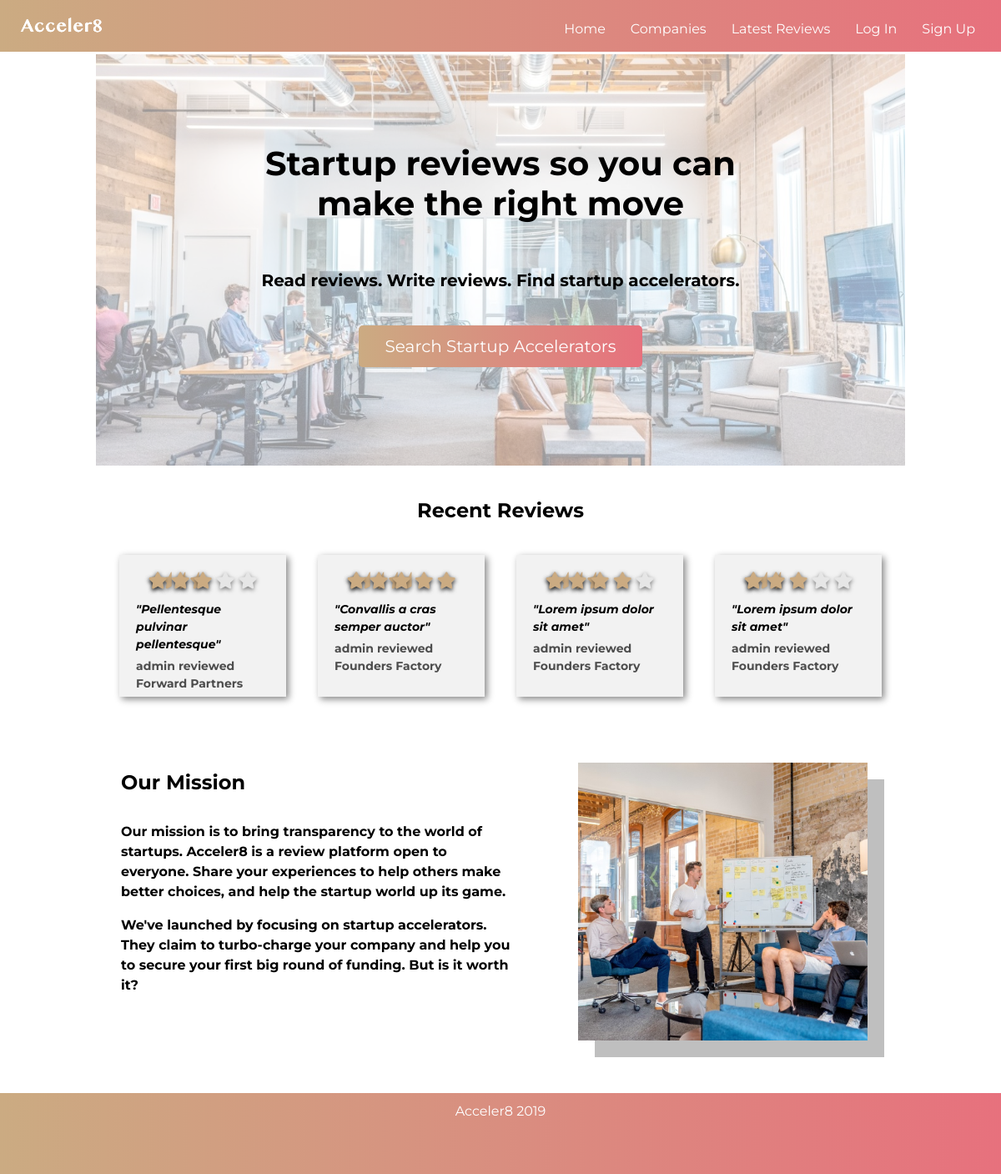
The app's page /, older data.
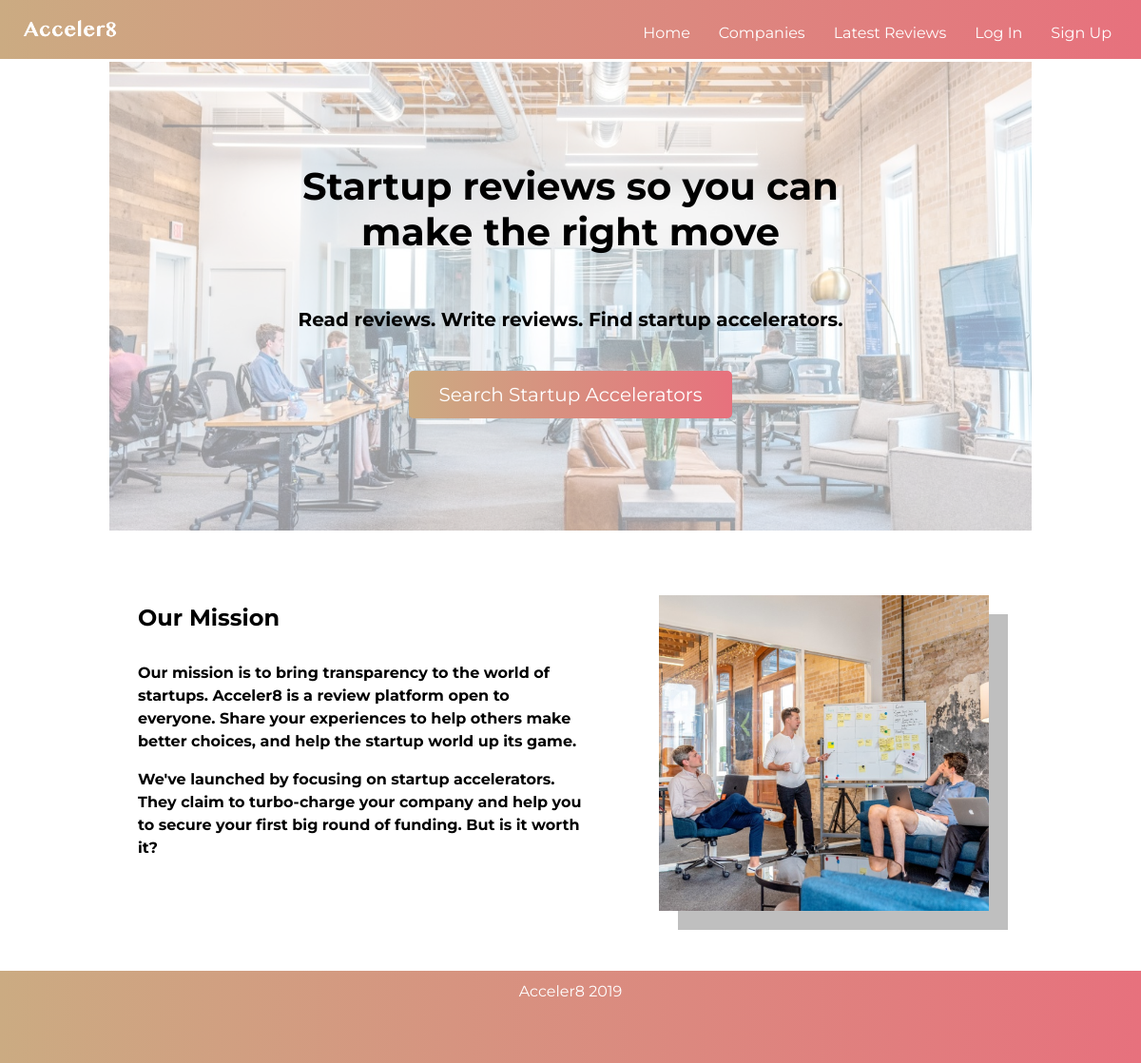
The same page, newer data.
### reviews/models.py (models this page shows, shortened)
class Review(models.Model):
    RATINGS = (
        ('1', '1'),
        ('2', '2'),
        ('3', '3'),
        ('4', '4'),
        ('5', '5'),
    )
    subject = models.ForeignKey(Accelerator, on_delete=models.CASCADE, blank=False)
    title = models.CharField(max_length=200, blank=False)
    author = models.ForeignKey(User, on_delete=models.CASCADE, blank=False)
    feedback = models.TextField(blank=False)
    date_posted = models.DateTimeField(default=timezone.now)
    mentorship = models.CharField(choices=RATINGS, blank=False, max_length=1, default='1')
    hiring = models.CharField(choices=RATINGS, blank=False, max_length=1, default='1')
    community = models.CharField(choices=RATINGS, blank=False, max_length=1, default='1')
    fundraising = models.CharField(choices=RATINGS, blank=False, max_length=1, default='1')
    corporate_dev = models.CharField(choices=RATINGS, blank=False, max_length=1, default='1')
    overall = models.DecimalField(decimal_places=2, max_digits=3)

class Accelerator(models.Model):
    name = models.CharField(max_length=100)
    website = models.CharField(max_length=100)
    locations = models.CharField(max_length=100)
    bio = models.TextField()
    sector_focus = models.CharField(max_length=100)
    stage = models.CharField(max_length=100)
    deal = models.CharField(max_length=200)
    duration = models.CharField(max_length=100)
    avg_rating = models.DecimalField(decimal_places=2, max_digits=3)
    avg_mentorship = models.DecimalField(decimal_places=2, max_digits=3)
    avg_hiring = models.DecimalField(decimal_places=2, max_digits=3)
    avg_community = models.DecimalField(decimal_places=2, max_digits=3)
    avg_fundraising = models.DecimalField(decimal_places=2, max_digits=3)
    avg_corporate = models.DecimalField(decimal_places=2, max_digits=3)
    author = models.ForeignKey(User, on_delete=models.CASCADE, default='admin')
    logo = models.ImageField(upload_to='logos')
    def __str__(self):
        return self.name
    @property
    def avg_rating(self):
        quantity = Review.objects.filter(subject=self)
        overall_result = Review.objects.filter(subject=self).aggregate(avg_rating=Avg('overall'))['avg_rating']
        return overall_result if len(quantity) > 0 else 0
    @property
    def avg_mentorship(self):
        quantity = Review.objects.filter(subject=self)
        if len(quantity) > 0:
            mentorship_result = Review.objects.filter(subject=self).aggregate(avg_mentorship=Avg('mentorship'))['avg_mentorship']
        else:
            mentorship_result = 0
        return mentorship_result
    @property
    def avg_hiring(self):
        quantity = Review.objects.filter(subject=self)
        if len(quantity) > 0:
            hiring_result = Review.objects.filter(subject=self).aggregate(avg_hiring=Avg('hiring'))['avg_hiring']
        else:
            hiring_result = 0
        return hiring_result
    @property
    def avg_community(self):
        quantity = Review.objects.filter(subject=self)
        if len(quantity) > 0:
            community_result = Review.objects.filter(subject=self).aggregate(avg_community=Avg('community'))['avg_community']
        else:
            community_result = 0
        return community_result
    @property
    def avg_fundraising(self):
        quantity = Review.objects.filter(subject=self)
        if len(quantity) > 0:
            fundraising_result = Review.objects.filter(subject=self).aggregate(avg_fundraising=Avg('fundraising'))['avg_fundraising']
        else:
            fundraising_result = 0
        return fundraising_result
    @property
    def avg_corporate(self):
        quantity = Review.objects.filter(subject=self)
        if len(quantity) > 0:
            corporate_result = Review.objects.filter(subject=self).aggregate(avg_corporate=Avg('corporate'))['avg_corporate']
        else:
            corporate_result = 0
        return corporate_result

### accounts/views.py (the view)
# urls.py: path('', views.index, name='index'),
def index(request):
    reviews = Review.objects.all().order_by('-date_posted')[:4]
    context = {
        'reviews': reviews,
    }
    return render(request, 'accounts/index.html', context)

### accounts/templates/accounts/index.html (shortened to what this page needs)
{% extends 'accounts/base.html' %}
{% block content %}
    <div class="container">
        <div class="banner-header">
            <img src="../static/img/acceler8_1.jpg" id="acc-banner-img">
            <div class="header-container">
                <h1><b>Startup reviews so you can make the right move</b></h1>
                <br>
                <br>
                <h5><b>Read reviews. Write reviews. Find startup accelerators.</b></h5>
                <br>
                <a class="btn" id="company-index" href="{% url 'accelerators' %}"><span>Search Startup Accelerators </span></a>
            </div>
        </div>
        {% if reviews %}
        <div class="reviews-title">
            <h4><b>Recent Reviews</b></h4>
        </div>
        <div class="recent-reviews">
            {% for review in reviews %}
                <a href="{% url 'review_detail' review.pk %}" style="text-decoration:none;">
                    <div class="review-box">
                        <div class="emptyStarsMini">
                            <i class="fa fa-star" id="emptyStarMini1"></i>
                            <i class="fa fa-star" id="emptyStarMini2"></i>
                            <i class="fa fa-star" id="emptyStarMini3"></i>
                            <i class="fa fa-star" id="emptyStarMini4"></i>
                            <i class="fa fa-star" id="emptyStarMini5"></i>
                        </div>
                        <div class="halfStarsMini">
                            <i class="fas fa-star-half" id="halfStarMini1"></i>
                            <i class="fas fa-star-half" {% if review.overall < 1.25 %} style="display:none;" {% endif %} id="halfStarMini2"></i>
                            <i class="fas fa-star-half" {% if review.overall < 2.25 %} style="display:none;" {% endif %} id="halfStarMini3"></i>
                            <i class="fas fa-star-half" {% if review.overall < 3.25 %} style="display:none;" {% endif %} id="halfStarMini4"></i>
                            <i class="fas fa-star-half" {% if review.overall < 4.25 %} style="display:none;" {% endif %} id="halfStarMini5"></i>
                        </div>
                        <div class="fullStarsMini">
                            <i class="fa fa-star" id="fullStarMini1"></i>
                            <i class="fa fa-star" {% if review.overall < 1.75 %} style="display:none;" {% endif %} id="fullStarMini2"></i>
                            <i class="fa fa-star" {% if review.overall < 2.75 %} style="display:none;" {% endif %} id="fullStarMini3"></i>
                            <i class="fa fa-star" {% if review.overall < 3.75 %} style="display:none;" {% endif %} id="fullStarMini4"></i>
                            <i class="fa fa-star" {% if review.overall < 4.75 %} style="display:none;" {% endif %} id="fullStarMini5"></i>
                        </div>
                        <p class="review-title"><b><i>"{{ review.title }}"</i></b></p>
                        <p class="review-author"><b>{{ review.author }} reviewed {{ review.subject }}</b></p>
                    </div>
                </a>
            {% endfor %}
        </div>
        {% else %}
        <br>
        <br>
        {% endif %}
        <div class="mission">
            <div class="mission-text">
                <h4><b>Our Mission</b></h4>
                <br>
                <p><b>Our mission is to bring transparency to the world of startups. Acceler8 is a review platform open to everyone. Share your
                    experiences to help others make better choices, and help the startup world up its game.</b></p>
                <p><b>We've launched by focusing on startup accelerators. They claim to turbo-charge your company and help you to secure your
                    first big round of funding. But is it worth it?</b></p>
            </div>
            <div class="mission-img">
                <img src="../static/img/acceler8_2.jpg" id="acc-mission-img">
            </div>
        </div>
    </div>
{% endblock %}

### accounts/templates/accounts/base.html (shortened to what this page needs)
{% load static from staticfiles %}
<!DOCTYPE html>
<html>
    <head>
        <link rel="stylesheet" href="https://stackpath.bootstrapcdn.com/bootstrap/4.1.3/css/bootstrap.min.css">
        <link rel="stylesheet" href="{% static 'css/styles.css' %}">
        <link href="https://stackpath.bootstrapcdn.com/font-awesome/4.7.0/css/font-awesome.min.css" rel="stylesheet">
        <link rel="stylesheet" href="https://use.fontawesome.com/releases/v5.6.3/css/all.css">
    </head>
    <body>
      <nav class="navbar navbar-expand-lg">
        <a class="navbar-brand" href="{% url 'index' %}">
          <img src="{% static 'img/acceler8_logo.png' %}" id="acc-logo">
        </a>
        <div class="collapse navbar-collapse" id="collapse_target">
          <div class="navbar-nav ml-auto">
            <ul class="navbar-nav">
              <li class="nav-item">
                <a class="nav-item nav-link" href="{% url 'index' %}">Home</a>
              </li>
                <li class="nav-item">
                  <a class="nav-item nav-link" href="{% url 'accelerators' %}">Companies</a>
                </li>
                <li class="nav-item">
                  <a class="nav-item nav-link" href="{% url 'reviews' %}">Latest Reviews</a>
                </li>
              {% if user.is_authenticated %}
                <li class="nav-item">
                  <a class="nav-item nav-link" href="{% url 'logout' %}">Log Out</a>
                </li>
              {% else %}
                <li class="nav-item">
                  <a class="nav-item nav-link" href="{% url 'login' %}">Log In</a>
                </li>
                <li class="nav-item">
                  <a class="nav-item nav-link" href="{% url 'register' %}">Sign Up</a>
                </li>
              {% endif %}
            </ul>
          </div>
        </div>
      </nav>
      <div class="background">
        {% block content %}
        {% endblock %}
      </div>
      <footer>
        <div>
          <p class="footer-text">Acceler8 2019</p>
        </div>
      </footer>
    </body>
</html>

### static/css/styles.css (style rules this page uses)
.navbar { background-image: linear-gradient(to right, #cbab82, #e7717d); position: fixed; width: 100%; z-index: 100; padding-bottom: 0px; border-bottom: 3px solid #ffffff; }
.navbar-brand, .nav-item { margin-bottom: 0px; padding: 7px; color: #ffffff; }
.navbar-nav li a { color: #ffffff; }
#acc-logo { height: 40px; width: auto; }
html { height: 100%; }
body { position: relative; min-height: 100%; padding-bottom: 100px; text-align: center; }
.background { width: 100%; height: auto; padding-top: 55px; }
.container { max-width: 1000px; text-align: left; padding-top: 40px; }
.banner-header { width: 100%; margin: 0; margin-top: -30px; position: relative; }
#acc-banner-img { width: 100%; max-width: 1000px; opacity: 0.4; }
.header-container { position: absolute; top: 50%; left: 50%; transform: translate(-50%, -50%); text-align: center; width: 600px; min-width: 300px; }
.mission { width: 100%; padding: 0px; padding-bottom: 20px; }
.mission-text { box-sizing: border-box; width: 55%; margin: 0px; display: inline-block; padding: 30px; }
.mission-img { box-sizing: border-box; width: 44%; margin: 0px; display: inline-block; padding: 40px; padding-top: 20px; vertical-align: top; }
#acc-mission-img { width: 100%; height: auto; vertical-align: top; box-shadow: 20px 20px #bfbfbf; }
h1,h2,h3,h4,h5,p, .nav-link, .dropdown-link, .dropdown-toggle, .navbar-brand, legend, label, .btn { color: #000000; font-family: 'Montserrat'; }
p { font-size: 16px; }
.btn { border: 3px solid #003366; color: #003366; background-color: #f2f2f2; margin: 10px 5px; padding: 7px; border-radius: 5px; }
#company-index { border-radius: 5px; background-image: linear-gradient(to right, #cbab82, #e7717d); border: none; color: #ffffff; text-align: center; font-size: 20px; padding: 10px; width: 340px; transition: all 0.5s; cursor: pointer; }
#company-index span { cursor: pointer; display: inline-block; position: relative; transition: 0.5s; }
#company-index span:after { content: '\00bb'; position: absolute; opacity: 0; top: 0; right: -20px; transition: 0.5s; }
footer { box-sizing: border-box; width: 100%; height: 100px; background-image: linear-gradient(to right, #cbab82, #e7717d); border-top: 3px solid #ffffff; padding-top: 10px; text-align: center; position: absolute; bottom: 0; }
.footer-text { color: #ffffff; }

Row changes from the older to the newer data that the page shows:
removed Review: overall 3.6 (drawn), title "Pellentesque pulvinar pellentesque", author "admin", subject "Forward Partners"
removed Review: overall 4.8 (drawn), title "Convallis a cras semper auctor", author "admin", subject "Founders Factory"
removed Review: overall 4 (drawn), title "Lorem ipsum dolor sit amet", author "admin", subject "Founders Factory"
removed Review: overall 3.2 (drawn), title "Lorem ipsum dolor sit amet", author "admin", subject "Founders Factory"
Text that changed along with them:
text no longer shown: "Recent Reviews"
